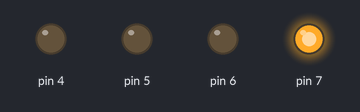
A sketch run on a simulated Arduino Uno, built with avr-gcc and run on an emulated ATmega328P. Shown: output pins drawn as LEDs (lit = HIGH).

Above: at 0.2 s.
At 1.2 s:
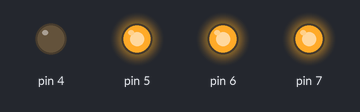
At 1.7 s:
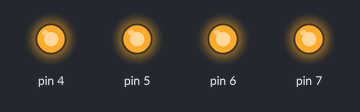
At 2.2 s:
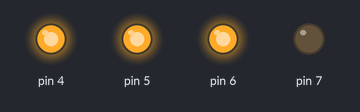
At 3.2 s:
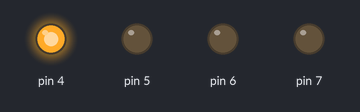
At 4.7 s:
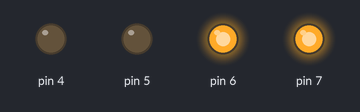
Timing chart, 0 to 5.2 s (numbered marks = the images above):
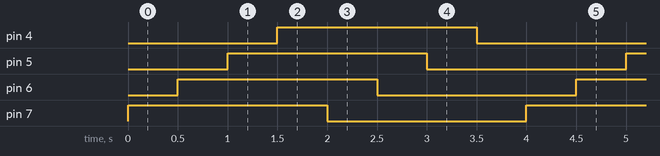

Measured:
- by itself, pin 4–7: alternates HIGH for 2.0 s and LOW for 2.0 s
- by itself, everything shown: repeats every 4.0 s, in 8 steps

The sketch:

vikky-Task-2a.ino
```cpp
void setup() {
  // put your setup code here, to run once:
pinMode(7, OUTPUT);
pinMode(6, OUTPUT);
pinMode(5,OUTPUT);
pinMode(4, OUTPUT);
}

void loop() {
  // put your main code here, to run repeatedly:
digitalWrite(7, HIGH);
delay(500);
digitalWrite(6, HIGH);
delay(500);
digitalWrite(5, HIGH);
delay(500);
digitalWrite(4, HIGH);
delay(500);
digitalWrite(7, LOW);
delay(500);
digitalWrite(6, LOW);
delay(500);
digitalWrite(5, LOW);
delay(500);
digitalWrite(4, LOW);
delay(500);

}
```
